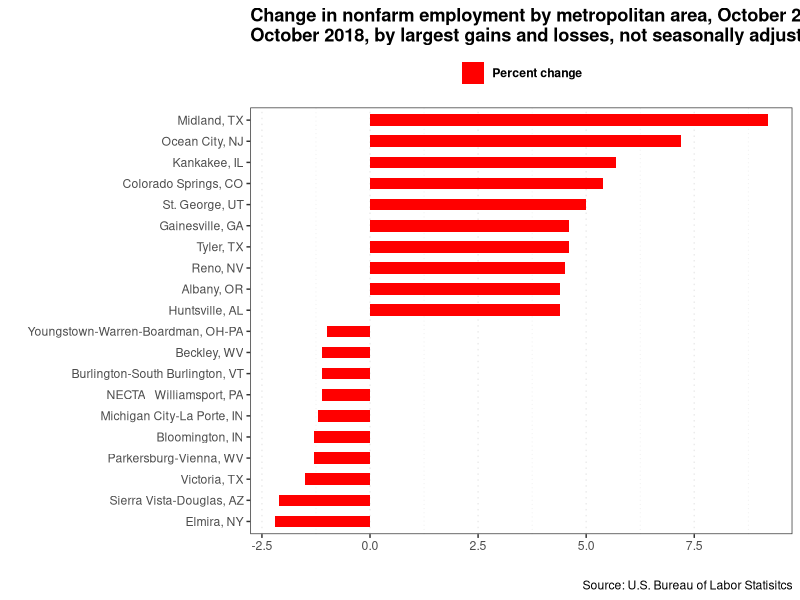

Write R code to recreate this figure. (Note: this script raises an error after producing the figure.)

# TED: The Economics Daily (BLS) 12.03.18
# Top metropolitan employment gains and losses, October 2017 to October 2018 (Employment Change)
# https://www.bls.gov/opub/ted/2018/top-metropolitan-employment-gains-and-losses-october-2017-to-october-2018.htm
# Filename: N/A

library(tidyverse)
theme_set(theme_bw())

# Data
emplyg <- data.frame(metro = c("Midland, TX","Ocean City, NJ","Kankakee, IL","Colorado Springs, CO","St. George, UT",
                               "Gainesville, GA","Tyler, TX","Reno, NV","Albany, OR","Huntsville, AL","Youngstown-Warren-Boardman, OH-PA",
                               "Beckley, WV","Burlington-South Burlington, VT","NECTA	Williamsport, PA","Michigan City-La Porte, IN",
                               "Bloomington, IN","Parkersburg-Vienna, WV","Victoria, TX","Sierra Vista-Douglas, AZ","Elmira, NY"),
                     perc = c(9.20,7.2, 5.7,5.4, 5, 4.6, 4.6, 4.5, 4.4, 4.4, -1, -1.1, -1.1, -1.1, -1.2, -1.3, -1.3, -1.5, -2.1, -2.2),
                     emplyc = c(8800, 3000, 2700, 15700, 3300, 4200, 4800, 10700, 2000, 10300, -2300, -500, 
                                -1400, -600, -500, -1000, -500, -600, -700, -800))

# Factor variable
emplyg$metro <- factor(emplyg$metro, levels = emplyg$metro)

ggplot(data = emplyg, aes(x = metro, y = perc))+
  geom_bar(aes(metro, perc, fill = "line1"), stat = "identity", width = 0.55 ) + 
  coord_flip() + 
  labs(title = "Change in nonfarm employment by metropolitan area, October 2017 to\nOctober 2018, by largest gains and losses, not seasonally adjusted",
       x = "",
       y = "",
       caption = "Source: U.S. Bureau of Labor Statisitcs") + 
  scale_fill_manual(breaks = "line1", values = "red", labels = "Percent change") + 
  scale_x_discrete(limits = rev(levels(emplyg$metro))) + # fixes the variable order after coord_flip
  theme(legend.title = element_blank()) + 
  theme(legend.position = "top") + 
  theme(legend.text = element_text(face = "bold")) + 
  theme(plot.title = element_text(face = "bold")) +
  theme(panel.grid.major.y = element_blank()) + 
  theme(panel.grid.minor.y = element_blank()) + 
  theme(panel.grid.major.x = element_line(linetype = "dotted")) + 
  theme(panel.grid.minor.x = element_line(linetype = "dotted")) +
  ggsave("Desktop/emplyg1.png", width = 11, height = 8.5)
